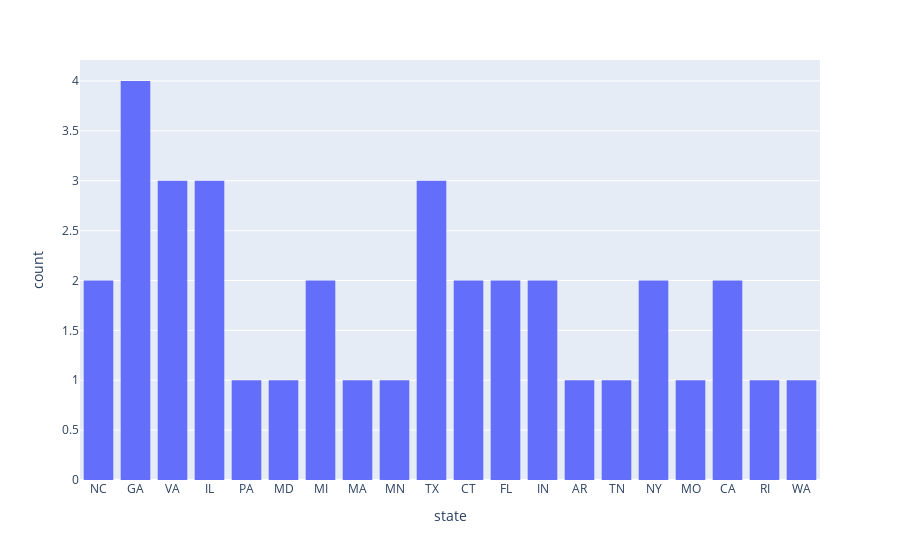

Notebook cell for this chart:
### Code cell
px.histogram(final, x = "state")

### Figure 1 — Plotly figure (JSON) as saved in the notebook; plotly's stock layout.template omitted (floating-point values rounded to 4 significant figures)
{"data": [{"alignmentgroup": "True", "bingroup": "x", "hovertemplate": "state=%{x}<br>count=%{y}<extra></extra>", "legendgroup": "", "marker": {"color": "#636efa", "pattern": {"shape": ""}}, "name": "", "offsetgroup": "", "orientation": "v", "showlegend": false, "type": "histogram", "x": ["NC", "GA", "VA", "IL", "PA", "MD", "GA", "MI", "MA", "MN", "TX", "CT", "FL", "CT", "IN", "AR", "FL", "TN", "NY", "VA", "GA", "NY", "IN", "IL", "MO", "VA", "TX", "NC", "GA", "MI", "TX", "CA", "CA", "IL", "RI", "WA"], "xaxis": "x", "yaxis": "y"}], "layout": {"barmode": "relative", "legend": {"tracegroupgap": 0}, "margin": {"t": 60}, "xaxis": {"anchor": "y", "domain": [0, 1], "title": {"text": "state"}}, "yaxis": {"anchor": "x", "domain": [0, 1], "title": {"text": "count"}}}}
